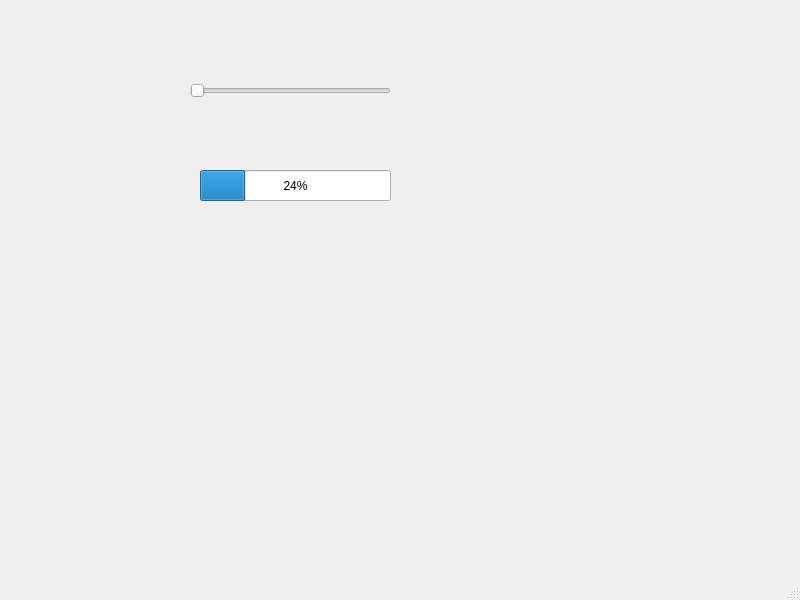
<?xml version="1.0" encoding="UTF-8"?>
<ui version="4.0">
 <class>MainWindow</class>
 <widget class="QMainWindow" name="MainWindow">
  <property name="geometry">
   <rect>
    <x>0</x>
    <y>0</y>
    <width>800</width>
    <height>600</height>
   </rect>
  </property>
  <property name="windowTitle">
   <string>MainWindow</string>
  </property>
  <widget class="QWidget" name="centralwidget">
   <widget class="QSlider" name="horizontalSlider">
    <property name="geometry">
     <rect>
      <x>190</x>
      <y>70</y>
      <width>201</width>
      <height>41</height>
     </rect>
    </property>
    <property name="orientation">
     <enum>Qt::Orientation::Horizontal</enum>
    </property>
   </widget>
   <widget class="QProgressBar" name="progressBar">
    <property name="geometry">
     <rect>
      <x>200</x>
      <y>170</y>
      <width>191</width>
      <height>31</height>
     </rect>
    </property>
    <property name="value">
     <number>24</number>
    </property>
   </widget>
  </widget>
  <widget class="QMenuBar" name="menubar">
   <property name="geometry">
    <rect>
     <x>0</x>
     <y>0</y>
     <width>800</width>
     <height>21</height>
    </rect>
   </property>
  </widget>
  <widget class="QStatusBar" name="statusbar"/>
 </widget>
 <resources/>
 <connections/>
</ui>
